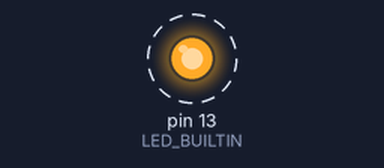
A sketch run on a simulated Arduino Uno, built with avr-gcc and run on an emulated ATmega328P. Shown: output pins drawn as LEDs (lit = HIGH). Dashed ring = blinking.

Above: at 0.2 s.
Timing chart, 0 to 5.8 s (numbered marks = the images above):
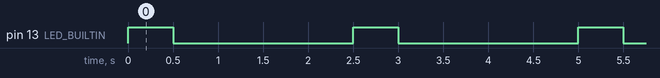

The sketch:

blink.ino
```cpp
int state = HIGH;

void setup() {
  // modeput your setup code here, to run once:
  pinMode(LED_BUILTIN, OUTPUT);

}

void loop() {
  digitalWrite(LED_BUILTIN, state);
  delay(500);
  state = !state;
  digitalWrite(LED_BUILTIN, state);
  delay(2000);
  state = !state;
}
```

Measured:
- by itself, pin 13 (LED_BUILTIN): alternates HIGH for 0.50 s and LOW for 2.0 s
